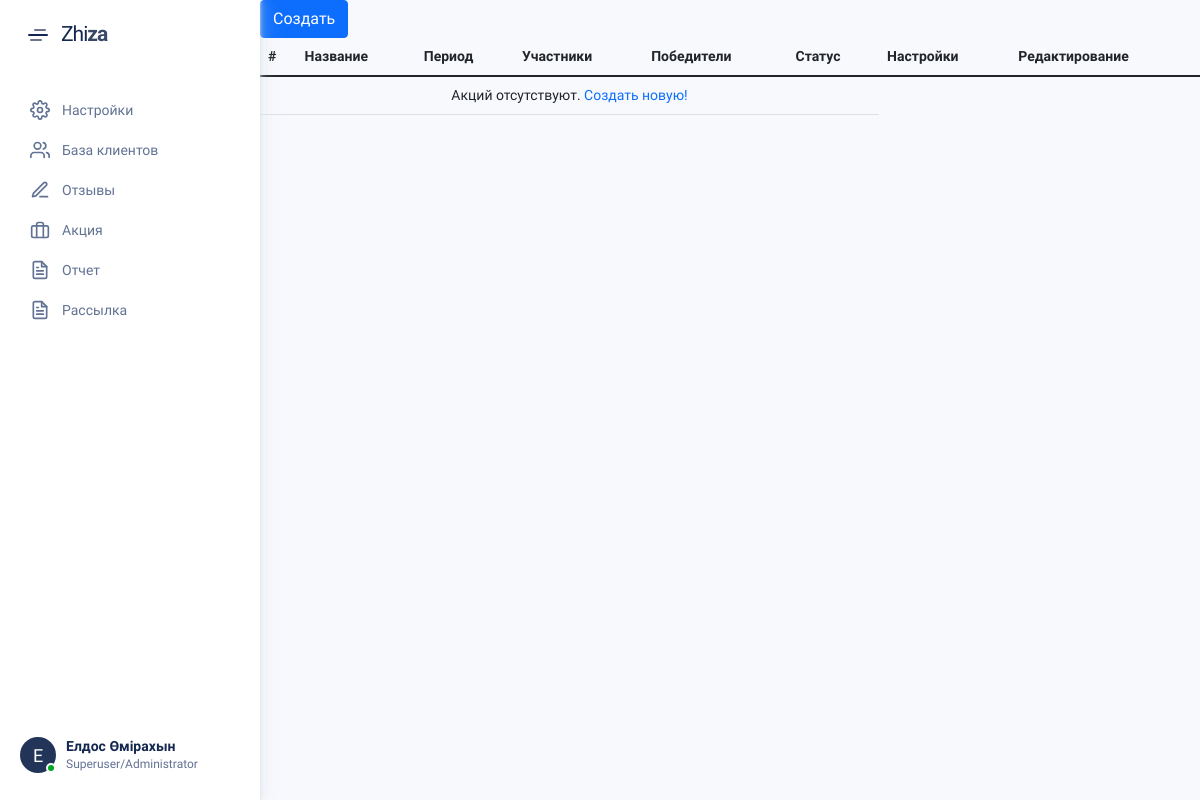
Before: /raffle-prizes/list/ (signed in) with the older database file.
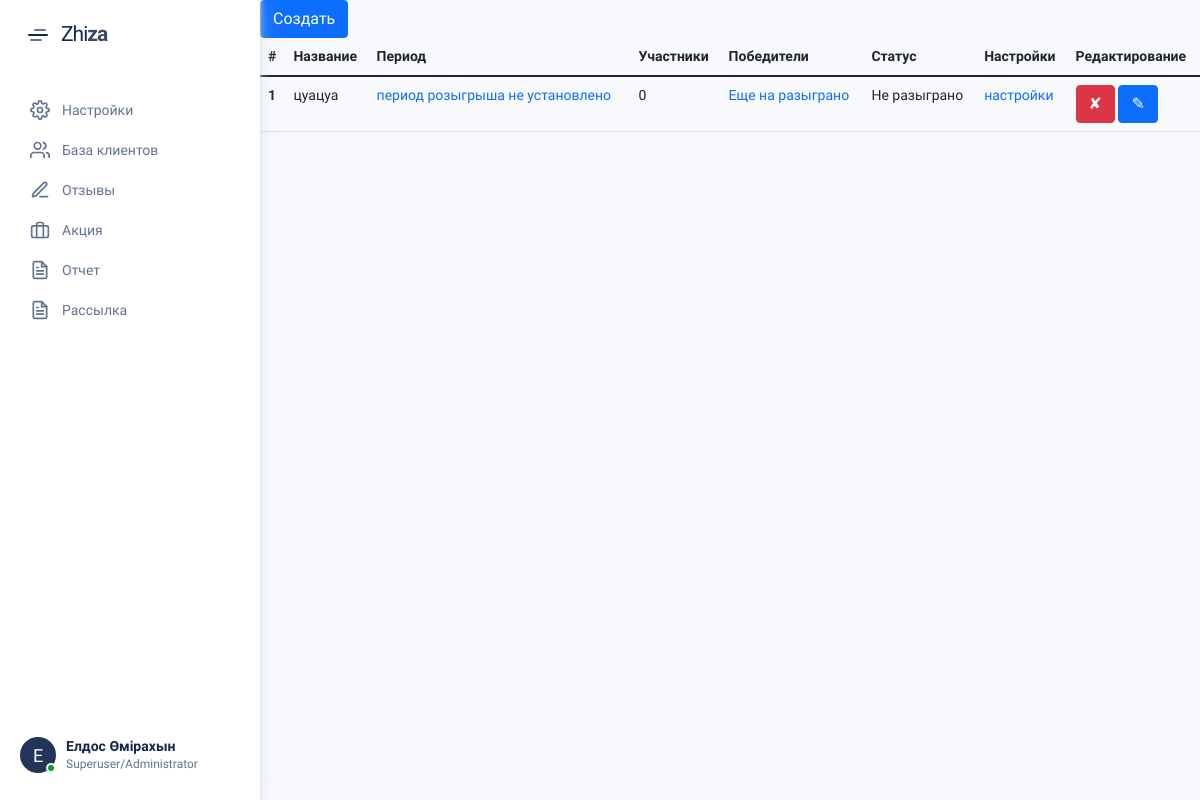
After: the same page with the newer database file.
### raffle_prizes/models.py (models this page shows, shortened)
class RafflePrize(models.Model):
    title = models.CharField(max_length=180)
    company = models.ForeignKey(Company, on_delete=models.CASCADE)
    message_winner = models.TextField()
    number_winners = models.PositiveIntegerField(default=1)
    date_start = models.DateField(null=True, blank=True)
    date_end = models.DateField(null=True, blank=True)
    comment = models.TextField()
    status = models.PositiveSmallIntegerField(choices=RAFFLE_PRIZE_STATUS, default=NOT_PLAYED)

### raffle_prizes/views.py (the view)
# urls.py: path('list/', views.RafflePrizeListView.as_view(),
class RafflePrizeListView(ListView):
    template_name = 'raffle_prizes/list.html'
    context_object_name = 'raffle_prizes'
    def get_queryset(self):
        company_user = get_object_or_404(CompanyUser, user=self.request.user)
        raffle_prizes = RafflePrize.objects.filter(company=company_user.company)
        for raffle_prize in raffle_prizes:
            participating_branches = ParticipatingBranch.objects.filter(raffle_prize=raffle_prize)
            customer_count = 0
            for participating_branch in participating_branches:
                customers = Customer.objects.filter(branch=participating_branch.branch)
                customer_count += customers.count()
            raffle_prize.customer_count = customer_count
            winners = Winner.objects.filter(raffle_prize=raffle_prize)
            raffle_prize.winners_count = winners.count()
        return raffle_prizes

### templates/raffle_prizes/list.html (shortened to what this page needs)
{% extends 'base.html' %}
{% load static %}
{% load organization_tags %}
{% block content %}
<button type="button" class="btn btn-primary raffle-prize-form open-modal-form" data-bs-toggle="modal"
        data-bs-target="#exampleModal" data-url="{% url 'raffle_prizes:create' %}">
        Создать
</button>
<table class="table">
  <thead>
    <tr>
      <th scope="col">#</th>
      <th scope="col">Название</th>
      <th scope="col">Период</th>
      <th scope="col">Участники</th>
      <th scope="col">Победители</th>
      <th scope="col">Статус</th>
      <th scope="col">Настройки</th>
      <th scope="col">Редактирование</th>
    </tr>
  </thead>
  <tbody>
  {% if raffle_prizes %}
    {% for raffle_prize in raffle_prizes %}
      <tr>
        <th scope="row">{{ forloop.counter }}</th>
        <td>{{ raffle_prize.title }}</td>
        <td>{% if raffle_prize.date_start and raffle_prize.date_end %}  {{ raffle_prize.date_start }}-{{ raffle_prize.date_end }} {% else %}
            <a href="">период розыгрыша не установлено</a> {% endif %}</td>
        <td>{{ raffle_prize.customer_count }}</td>
        <td>
            {% if not raffle_prize.winner_set.all.exists %}
            <a href="{% url 'raffle_prizes:participating_branch_winners' raffle_prize.id %}">Еще на разыграно</a>
            {% else %}
            <a href="{% url 'raffle_prizes:participating_branch_winners' raffle_prize.id %}">Победителей ({{raffle_prize.winners_count}}/{{raffle_prize.number_winners}})</a>
            {% endif %}
        </td>
        <td>{{ raffle_prize.get_status_display }}</td>
        <td><a href="{% url 'raffle_prizes:settings' raffle_prize.id %}">настройки</a></td>
        <td>
            <button type="button" class="btn btn-danger raffle-prize-form" data-bs-toggle="modal"
        data-bs-target="#exampleModal" data-toggle="modal"
                data-target="#exampleModal" data-url="{% url 'raffle_prizes:delete' raffle_prize.id %}">
                &#10008;
            </button>
            <button type="button" class="btn btn-primary raffle-prize-form" data-bs-toggle="modal"
        data-bs-target="#exampleModal" data-toggle="modal"
                data-target="#exampleModal" data-url="{% url 'raffle_prizes:update' raffle_prize.id %}">
                &#9998;
            </button>
        </td>
      </tr>
    {% endfor %}
  {% else %}
    <tr>
      <td colspan="6" style="text-align:center">Акций отсутствуют. <a href="">Создать новую!</a></td>
    </tr>
  {% endif %}
  </tbody>
</table>
{% endblock %}

Changed rows visible on the page:
added RafflePrize: title "цуацуа", shows "период розыгрыша не установлено", customer_count "0", shows "Еще на разыграно", status "Не разыграно"
Other visible differences:
text no longer shown: "Акций отсутствуют. Создать новую!"
